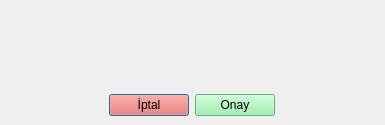
<?xml version="1.0" encoding="UTF-8"?>
<ui version="4.0">
 <class>Dialog</class>
 <widget class="QDialog" name="Dialog">
  <property name="geometry">
   <rect>
    <x>0</x>
    <y>0</y>
    <width>385</width>
    <height>125</height>
   </rect>
  </property>
  <property name="sizePolicy">
   <sizepolicy hsizetype="Preferred" vsizetype="Preferred">
    <horstretch>0</horstretch>
    <verstretch>20</verstretch>
   </sizepolicy>
  </property>
  <property name="minimumSize">
   <size>
    <width>0</width>
    <height>125</height>
   </size>
  </property>
  <property name="windowTitle">
   <string>Dialog</string>
  </property>
  <property name="styleSheet">
   <string notr="true">QFrame {
border: transparent;
}</string>
  </property>
  <layout class="QHBoxLayout" name="horizontalLayout">
   <property name="spacing">
    <number>0</number>
   </property>
   <property name="leftMargin">
    <number>0</number>
   </property>
   <property name="topMargin">
    <number>0</number>
   </property>
   <property name="rightMargin">
    <number>0</number>
   </property>
   <property name="bottomMargin">
    <number>0</number>
   </property>
   <item>
    <widget class="QFrame" name="frame">
     <property name="sizePolicy">
      <sizepolicy hsizetype="Preferred" vsizetype="Expanding">
       <horstretch>0</horstretch>
       <verstretch>0</verstretch>
      </sizepolicy>
     </property>
     <property name="minimumSize">
      <size>
       <width>0</width>
       <height>20</height>
      </size>
     </property>
     <property name="frameShape">
      <enum>QFrame::StyledPanel</enum>
     </property>
     <property name="frameShadow">
      <enum>QFrame::Raised</enum>
     </property>
     <layout class="QVBoxLayout" name="verticalLayout">
      <property name="spacing">
       <number>0</number>
      </property>
      <property name="leftMargin">
       <number>0</number>
      </property>
      <property name="topMargin">
       <number>0</number>
      </property>
      <property name="rightMargin">
       <number>0</number>
      </property>
      <property name="bottomMargin">
       <number>0</number>
      </property>
      <item>
       <widget class="QFrame" name="frame_2">
        <property name="sizePolicy">
         <sizepolicy hsizetype="Preferred" vsizetype="Expanding">
          <horstretch>0</horstretch>
          <verstretch>0</verstretch>
         </sizepolicy>
        </property>
        <property name="styleSheet">
         <string notr="true"/>
        </property>
        <property name="frameShape">
         <enum>QFrame::StyledPanel</enum>
        </property>
        <property name="frameShadow">
         <enum>QFrame::Raised</enum>
        </property>
        <layout class="QHBoxLayout" name="horizontalLayout_2">
         <property name="spacing">
          <number>0</number>
         </property>
         <property name="leftMargin">
          <number>10</number>
         </property>
         <property name="topMargin">
          <number>10</number>
         </property>
         <property name="rightMargin">
          <number>10</number>
         </property>
         <property name="bottomMargin">
          <number>0</number>
         </property>
         <item>
          <widget class="QLabel" name="msg">
           <property name="styleSheet">
            <string notr="true">align: center;</string>
           </property>
           <property name="text">
            <string/>
           </property>
          </widget>
         </item>
        </layout>
       </widget>
      </item>
      <item alignment="Qt::AlignHCenter|Qt::AlignTop">
       <widget class="QFrame" name="frame_3">
        <property name="frameShape">
         <enum>QFrame::StyledPanel</enum>
        </property>
        <property name="frameShadow">
         <enum>QFrame::Raised</enum>
        </property>
        <layout class="QHBoxLayout" name="horizontalLayout_3">
         <item>
          <widget class="QPushButton" name="denyBtn">
           <property name="enabled">
            <bool>true</bool>
           </property>
           <property name="styleSheet">
            <string notr="true">background-color: rgb(246, 97, 81)</string>
           </property>
           <property name="text">
            <string>İptal</string>
           </property>
          </widget>
         </item>
         <item>
          <widget class="QPushButton" name="acceptBtn">
           <property name="enabled">
            <bool>true</bool>
           </property>
           <property name="styleSheet">
            <string notr="true">background-color: rgb(143, 240, 164)</string>
           </property>
           <property name="text">
            <string>Onay</string>
           </property>
          </widget>
         </item>
        </layout>
       </widget>
      </item>
     </layout>
    </widget>
   </item>
  </layout>
 </widget>
 <resources/>
 <connections/>
</ui>
